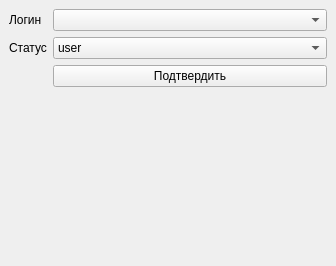
<?xml version="1.0" encoding="UTF-8"?>
<ui version="4.0">
 <class>updateRoleWindow</class>
 <widget class="QMainWindow" name="updateRoleWindow">
  <property name="geometry">
   <rect>
    <x>0</x>
    <y>0</y>
    <width>336</width>
    <height>266</height>
   </rect>
  </property>
  <property name="windowTitle">
   <string>Изменить статус</string>
  </property>
  <widget class="QWidget" name="centralwidget">
   <layout class="QFormLayout" name="formLayout">
    <item row="0" column="0">
     <widget class="QLabel" name="label">
      <property name="text">
       <string>Логин</string>
      </property>
     </widget>
    </item>
    <item row="0" column="1">
     <widget class="QComboBox" name="loginBox"/>
    </item>
    <item row="1" column="0">
     <widget class="QLabel" name="label_2">
      <property name="text">
       <string>Статус</string>
      </property>
     </widget>
    </item>
    <item row="1" column="1">
     <widget class="QComboBox" name="statusBox">
      <item>
       <property name="text">
        <string>user</string>
       </property>
      </item>
      <item>
       <property name="text">
        <string>analyst</string>
       </property>
      </item>
     </widget>
    </item>
    <item row="2" column="1">
     <widget class="QPushButton" name="changeStatusButton">
      <property name="text">
       <string>Подтвердить</string>
      </property>
     </widget>
    </item>
   </layout>
  </widget>
 </widget>
 <resources/>
 <connections/>
</ui>
